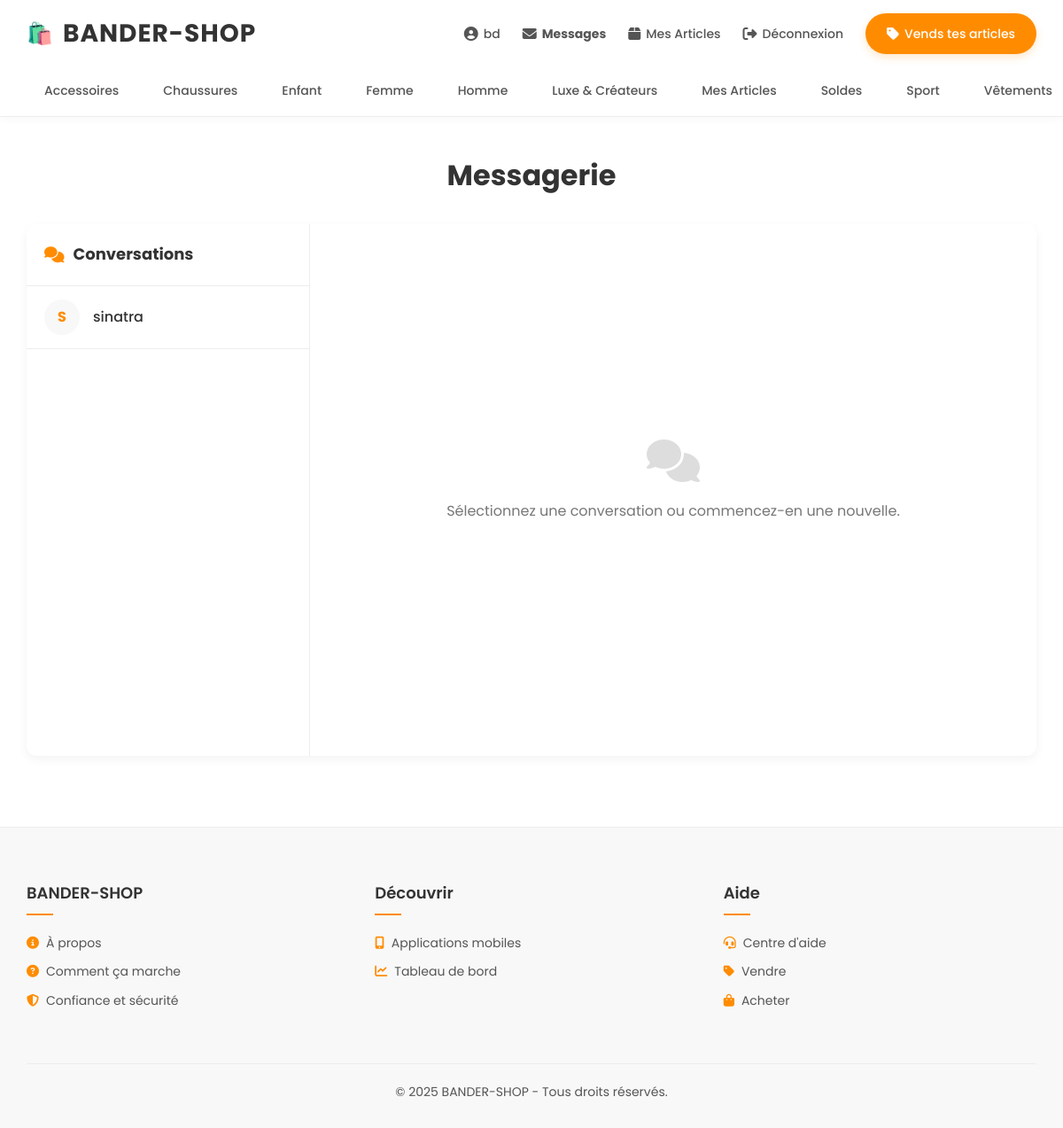
The app's page /messages.php (signed in) with its own data.
### tables this page shows
CREATE TABLE `categories` (
  `id` int NOT NULL AUTO_INCREMENT,
  `nom` varchar(100) NOT NULL,
  PRIMARY KEY (`id`),
  UNIQUE KEY `nom` (`nom`)
);

### messages.php (the view, shortened to what this page needs)
<?php
try {
    $pdo = new PDO("mysql:host=localhost;dbname=e_boutique", "root", "rootroot");
    $pdo->setAttribute(PDO::ATTR_ERRMODE, PDO::ERRMODE_EXCEPTION);
} catch (PDOException $e) {
    die("Erreur de connexion : " . $e->getMessage());
}
$stmt = $pdo->query("SELECT * FROM categories");
$categories = $stmt->fetchAll();
$user_id = $_SESSION['user_id'];
$receiver_id = isset($_GET['receiver_id']) ? intval($_GET['receiver_id']) : null;
$stmt = $pdo->prepare("
    SELECT DISTINCT m.receiver_id, u.nom AS receiver_name
    FROM messages m
    JOIN users u ON m.receiver_id = u.id
    WHERE m.sender_id = ?
    UNION
    SELECT DISTINCT m.sender_id, u.nom AS receiver_name
    FROM messages m
    JOIN users u ON m.sender_id = u.id
    WHERE m.receiver_id = ?
");
$stmt->execute([$user_id, $user_id]);
$conversations = $stmt->fetchAll();
?>
<!DOCTYPE html>
<html lang="fr">
<head>
    <link rel="stylesheet" href="https://cdnjs.cloudflare.com/ajax/libs/font-awesome/6.4.0/css/all.min.css">
</head>
<body>
<header>
    <div class="header-container">
        <div class="logo">
            <a href="index.php">BANDER-SHOP</a>
        </div>
        <div class="header-actions">
            <a href="compte.php"><i class="fas fa-user-circle"></i> <?= htmlspecialchars($_SESSION['user_nom']); ?></a>
            <a href="messages.php"><i class="fas fa-envelope"></i> <strong>Messages</strong></a>
            <a href="mes_articles.php"><i class="fas fa-box"></i> Mes Articles</a>
            <a href="logout.php"><i class="fas fa-sign-out-alt"></i> Déconnexion</a>
            <a href="mes_articles.php" class="sell-button"><i class="fas fa-tag"></i> Vends tes articles</a>
        </div>
    </div>
    <nav class="category-nav">
        <ul>
            <?php foreach ($categories as $category): ?>
                <li>
                    <a href="index.php?categorie_id=<?= $category['id'] ?>">
                        <?= htmlspecialchars($category['nom']) ?>
                    </a>
                </li>
            <?php endforeach; ?>
        </ul>
    </nav>
</header>
<main>
    <h1 class="page-title">Messagerie</h1>
    <div class="messaging-container">
        <div class="conversations-sidebar">
            <div class="conversations-header">
                <i class="fas fa-comments"></i> Conversations
            </div>
            <ul class="conversations-list">
                <?php if (empty($conversations)): ?>
                    <li class="conversation-item">
                        <span style="padding: 15px 20px; display: block; color: #777; text-align: center;">Aucune conversation</span>
                    </li>
                <?php else: ?>
                    <?php foreach ($conversations as $conversation): ?>
                        <li class="conversation-item <?= ($receiver_id == $conversation['receiver_id']) ? 'active' : '' ?>">
                            <a href="messages.php?receiver_id=<?= $conversation['receiver_id'] ?>">
                                <div class="conversation-avatar">
                                    <?= strtoupper(substr($conversation['receiver_name'], 0, 1)) ?>
                                </div>
                                <?= htmlspecialchars($conversation['receiver_name']) ?>
                            </a>
                        </li>
                    <?php endforeach; ?>
                <?php endif; ?>
            </ul>
        </div>
        <div class="messages-area">
            <?php if ($receiver_id): ?>
                <div class="messages-header">
                    <i class="fas fa-user"></i> Discussion avec <?= htmlspecialchars($receiver_name) ?>
                </div>
                <div class="messages-list">
                    <?php if (empty($messages)): ?>
                        <div class="empty-state">
                            <i class="fas fa-comments"></i>
                            <p>Aucun message. Commencez la conversation!</p>
                        </div>
                    <?php else: ?>
                        <?php foreach ($messages as $message): ?>
                            <div class="message-item">
                                <div class="message-content <?= ($message['sender_id'] == $user_id) ? 'message-sent' : 'message-received' ?>">
                                    <?php if ($message['sender_id'] != $user_id): ?>
                                        <div class="message-sender"><?= htmlspecialchars($message['sender_name']) ?></div>
                                    <?php endif; ?>
                                    <div><?= nl2br(htmlspecialchars($message['message'])) ?></div>
                                </div>
                                <div class="message-time <?= ($message['sender_id'] == $user_id) ? 'sent' : 'received' ?>">
                                    <?= (new DateTime($message['date_envoi']))->format('d/m/Y H:i') ?>
                                </div>
                            </div>
                        <?php endforeach; ?>
                    <?php endif; ?>
                </div>
                <form class="message-form" method="post" action="messages.php?receiver_id=<?= $receiver_id ?>">
                    <textarea class="message-input" name="message" placeholder="Écrivez votre message..." required></textarea>
                    <button type="submit" name="send_message" class="send-button">
                        <i class="fas fa-paper-plane"></i>
                    </button>
                </form>
            <?php else: ?>
                <div class="empty-state">
                    <i class="fas fa-comments"></i>
                    <p>Sélectionnez une conversation ou commencez-en une nouvelle.</p>
                </div>
            <?php endif; ?>
        </div>
    </div>
</main>
<footer>
    <div class="footer-container">
        <div class="footer-column">
            <h4>BANDER-SHOP</h4>
            <ul>
                <li><a href="#"><i class="fas fa-info-circle"></i> À propos</a></li>
                <li><a href="#"><i class="fas fa-question-circle"></i> Comment ça marche</a></li>
                <li><a href="#"><i class="fas fa-shield-alt"></i> Confiance et sécurité</a></li>
            </ul>
        </div>
        <div class="footer-column">
            <h4>Découvrir</h4>
            <ul>
                <li><a href="#"><i class="fas fa-mobile-alt"></i> Applications mobiles</a></li>
                <li><a href="#"><i class="fas fa-chart-line"></i> Tableau de bord</a></li>
            </ul>
        </div>
        <div class="footer-column">
            <h4>Aide</h4>
            <ul>
                <li><a href="#"><i class="fas fa-headset"></i> Centre d'aide</a></li>
                <li><a href="#"><i class="fas fa-tag"></i> Vendre</a></li>
                <li><a href="#"><i class="fas fa-shopping-bag"></i> Acheter</a></li>
            </ul>
        </div>
    </div>
    <div class="copyright">
        <p>&copy; 2025 BANDER-SHOP - Tous droits réservés.</p>
    </div>
</footer>
</body>
</html>

### records on screen
categories: nom "Accessoires"
categories: nom "Chaussures"
categories: nom "Enfant"
categories: nom "Femme"
categories: nom "Homme"
categories: nom "Luxe & Créateurs"
categories: nom "Mes Articles"
categories: nom "Soldes"
categories: nom "Sport"
categories: nom "Vêtements"

### other values on screen
$_SESSION['user_nom'] "bd"
substr($conversation['receiver_name'], 0, 1) "S"
$conversation['receiver_name'] "sinatra"
